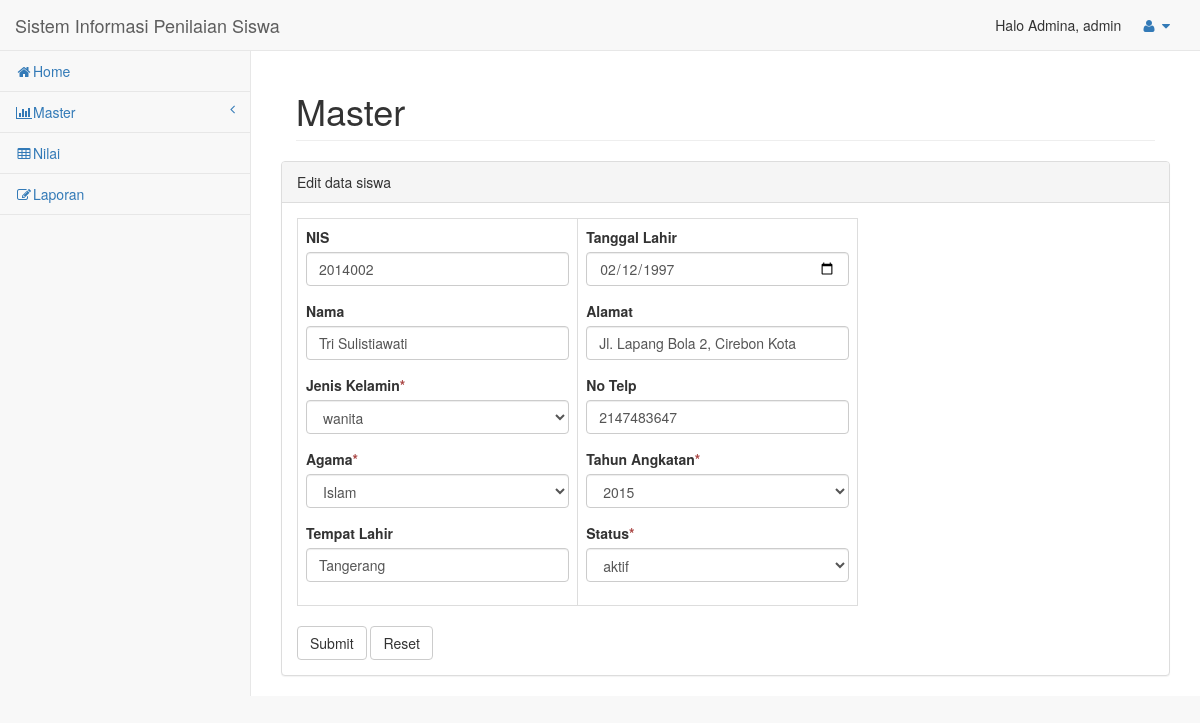
Screenshot of /admin/edit_siswa.php?nis=2014002 (signed in) with the database file from the repository.
### tables this page shows
CREATE TABLE `tbl_siswa` (
  `nis` varchar(19) NOT NULL,
  `nama` varchar(30) NOT NULL,
  `jk` enum('pria','wanita') NOT NULL,
  `agama` varchar(20) NOT NULL,
  `tempat_lhr` varchar(30) NOT NULL,
  `tanggal_lhr` date NOT NULL,
  `alamat` varchar(100) NOT NULL,
  `no_tlp` bigint(13) NOT NULL,
  `tahun_angkatan` int(4) NOT NULL,
  `status` enum('aktif','lulus','keluar') NOT NULL
);

### admin/edit_siswa.php (the view, shortened to what this page needs)
<!DOCTYPE html>
<html lang="en">
<head>
    <link href="assets/vendor/bootstrap/css/bootstrap.min.css" rel="stylesheet">
    <link href="assets/vendor/metisMenu/metisMenu.min.css" rel="stylesheet">
    <link href="assets/vendor/datatables-plugins/dataTables.bootstrap.css" rel="stylesheet">
    <link href="assets/vendor/datatables-responsive/dataTables.responsive.css" rel="stylesheet">
    <link href="assets/dist/css/sb-admin-2.css" rel="stylesheet">
    <link href="assets/vendor/font-awesome/css/font-awesome.min.css" rel="stylesheet" type="text/css">
</head>
<body>
<?php
    include "include/headerup.php";
    include "include/header.php";
    $param = $_GET['nis'];
    $sql = "SELECT * FROM tbl_siswa where nis='$param'";
    $query = mysql_query($sql);
    $r = mysql_fetch_array($query);
?>
        <div id="page-wrapper">
            <div class="container-fluid">
                <div class="row">
                    <div class="col-lg-12">
                        <h1 class="page-header">Master</h1>
                    </div>
                    <div class="row">
                <div class="col-lg-12">
                    <div class="panel panel-default">
                        <div class="panel-heading">
                            Edit data siswa
                        </div>
                        <div class="panel-body">
                            <div class="row">
                                <div class="col-lg-8">
                                    <form method="post">
                    <table class="table table-bordered" border="8">
                    <td>
                    <div class="form-group">
                        <label class="control-label">NIS</label>
                        <input class="form-control" type="text" name="nis" value="<?php echo $r['nis']; ?>" />
                      </div>
                    <div class="form-group">
                        <label class="control-label">Nama</label>
                        <input class="form-control" type="text" name="nama" value="<?php echo $r['nama']; ?>" />
                      </div>
                    <div class="form-group">
                    <label for="jk" class="control-label">Jenis Kelamin<span class="text-danger">*</span></label>
                    <select class="form-control" name="jk" required="" onchange="javascript:get(this)">
                        <option value="<?php echo $r['jk']; ?>"><?php echo $r['jk']; ?></option>
                    </select>
                    </div>
                    <div class="form-group">
                    <label for="agama" class="control-label">Agama<span class="text-danger">*</span></label>
                    <select class="form-control" name="agama" required="" onchange="javascript:get(this)">
                        <option value="<?php echo $r['agama']; ?>"><?php echo $r['agama']; ?></option>
                    </select>
                    </div>
                    <div class="form-group">
                        <label class="control-label">Tempat Lahir</label>
                        <input class="form-control" type="text" name="tempat_lhr" value="<?php echo $r['tempat_lhr']; ?>" />
                    </div>
                </td>
                <td>
                    <div class="form-group">
                        <label class="control-label">Tanggal Lahir</label>
                        <input class="form-control" type="date" name="tgl_lhr" value="<?php echo $r['tanggal_lhr']; ?>" />
                    </div>
                    <div class="form-group">
                        <label class="control-label">Alamat</label>
                        <input class="form-control" type="text" name="alamat" value="<?php echo $r['alamat']; ?>" />
                    </div>
                    <div class="form-group">
                        <label class="control-label">No Telp</label>
                        <input class="form-control" type="text" name="no_tlp" value="<?php echo $r['no_tlp']; ?>" />
                    </div>
                    <div class="form-group">
                    <label for="tahun_angkatan" class="control-label">Tahun Angkatan<span class="text-danger">*</span></label>
                    <select class="form-control" name="tahun_angkatan" required="" onchange="javascript:get(this)">
                        <option value="<?php echo $r['tahun_angkatan']; ?>"><?php echo $r['tahun_angkatan']; ?></option>
                    </select>
                    </div>
                    <div class="form-group">
                    <label class="control-label">Status<span class="text-danger">*</span></label>
                    <select class="form-control" name="status" required="" onchange="javascript:get(this)">
                        <option value="<?php echo $r['status']; ?>"><?php echo $r['status']; ?></option>
                    </select>
                    </div>
                </td>
            </table>
                                        <button type="submit" name="submit" value="submit" class="btn btn-default">Submit</button>
                                        <button type="reset" class="btn btn-default">Reset</button>
                                    </form>
                                </div>
                            </div>
                        </div>
                    </div>
                </div>
        </div>
    </div>
</div>
</div>
    </div>
</body>
</html>

### rows the page displays
tbl_siswa: nis "2014002", nama "Tri Sulistiawati", jk "wanita", agama "Islam", tempat_lhr "Tangerang", tgl_lhr "02/12/1997", alamat "Jl. Lapang Bola 2, Cirebon Kota", no_tlp "2147483647", tahun_angkatan "2015", status "aktif"

### other values shown
$nama_active "Admina"
$level "admin"
